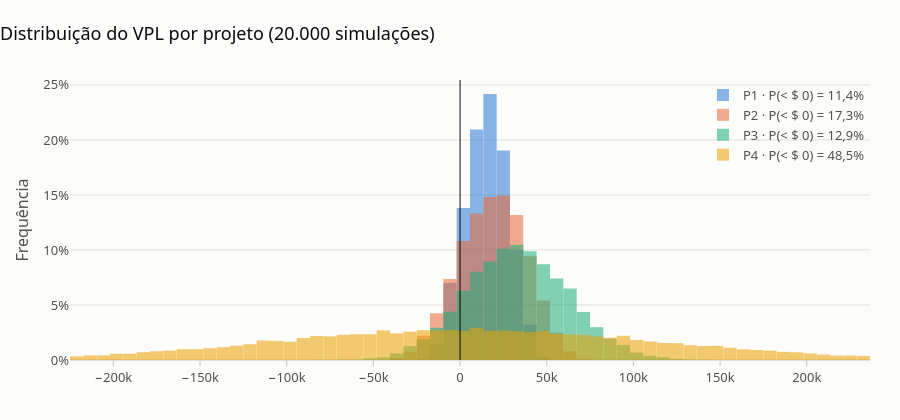

Notebook code cell kept with this figure:
### Code cell
fig = viz.grafico_distribuicoes(res, "vpl", titulo="Distribuição do VPL por projeto (20.000 simulações)")
viz.exportar(fig, f"{SAIDA}/distribuicao_vpl")
fig
